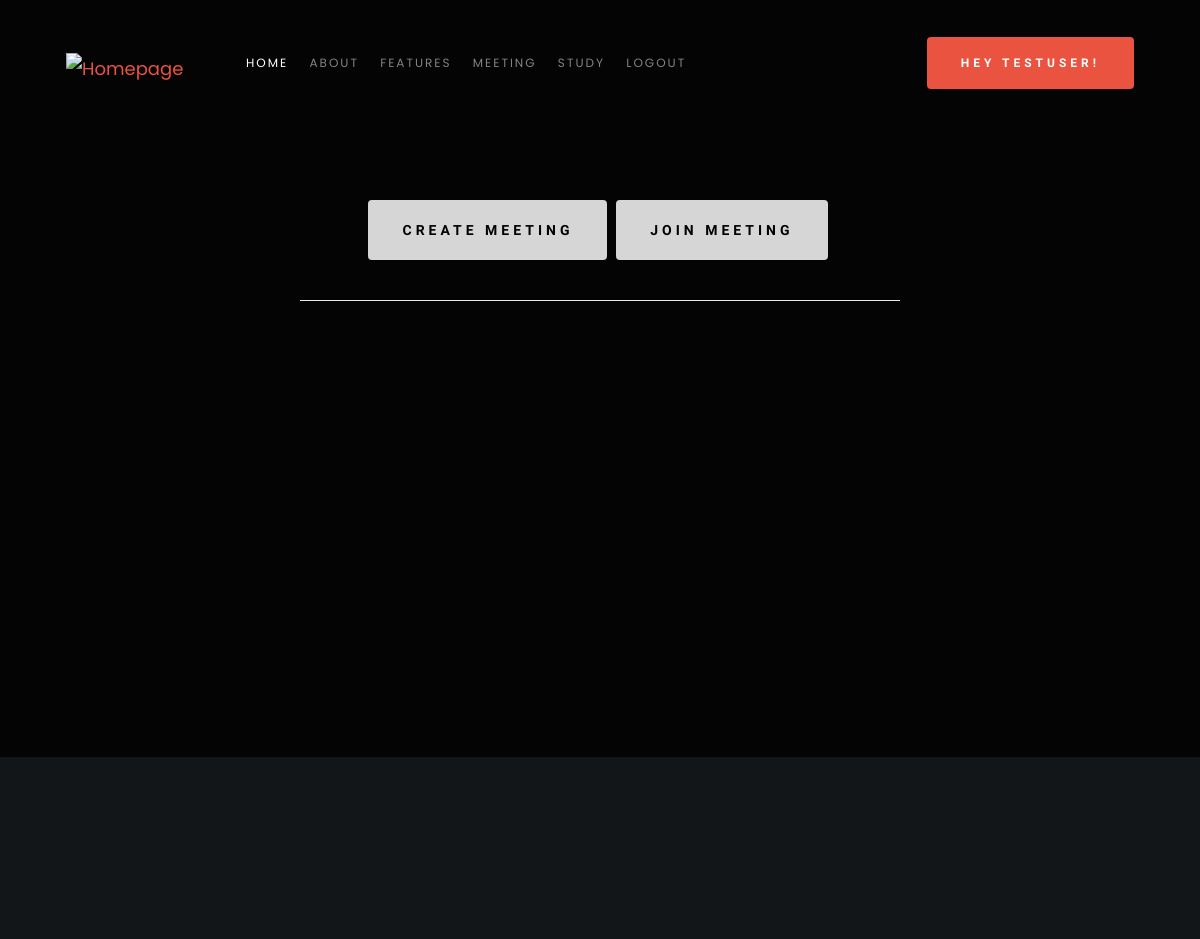
The page /meeting/ (signed in, upper part) on the database as committed earlier.
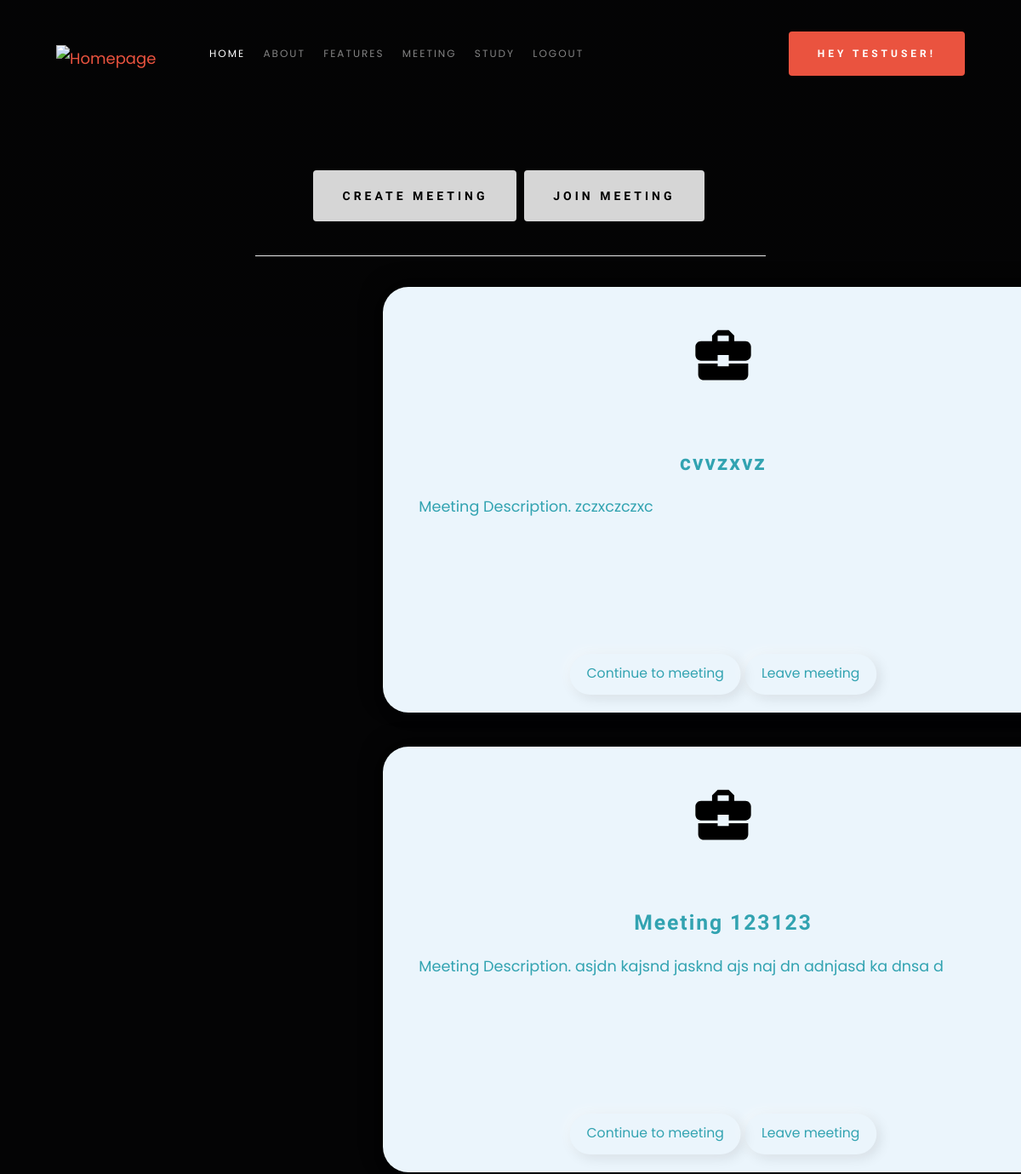
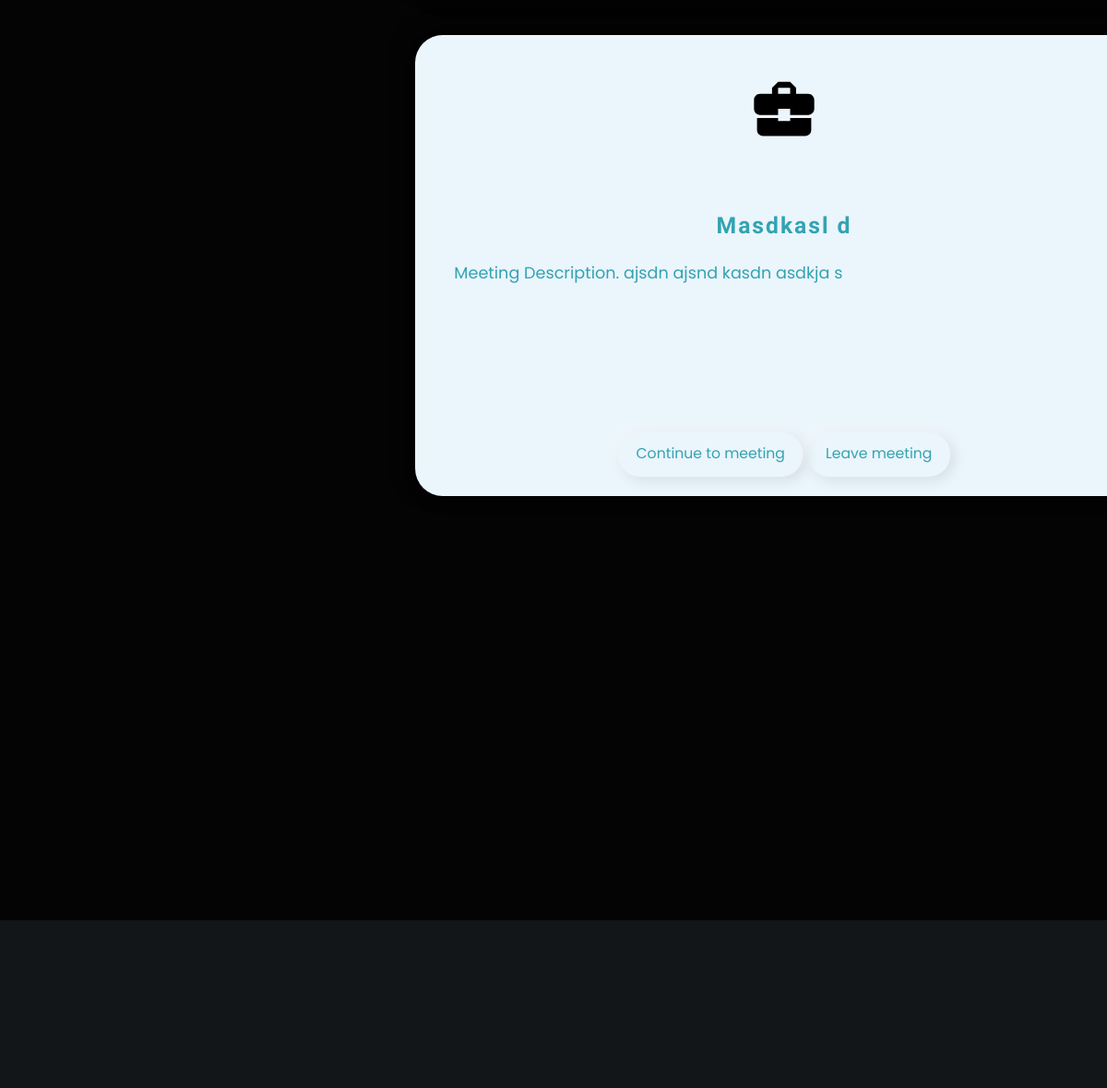
The same page on the database as committed later (2 pictures, top to bottom).
### meetingmode/models.py (models this page shows, shortened)
class Meeting(models.Model):
    meeting_name = models.CharField(max_length=250)
    meeting_code = models.CharField(max_length=10)
    slug = models.SlugField(allow_unicode=True, unique=True)
    members = models.ManyToManyField(User, through="MeetingMember")
    description = models.TextField()
    created_at = models.DateTimeField(auto_now_add=True)

### meetingmode/views.py (the view)
# urls.py: path('', ListMeetings.as_view(), name='all'),
class ListMeetings(ListView):
    model = Meeting

### meetingmode/templates/meetingmode/meeting_list.html (shortened to what this page needs)
{% extends "base.html" %}
{% load static %}
{% block content %}
    <section id="home" class="s-home target-section" data-parallax="scroll" data-image-src="{% static 'images/hero-bg.jpg' %}" data-natural-width=3000 data-natural-height=2000 data-position-y=center>
        <div class="shadow-overlay"></div>
        <div class="home-content">
            <div class="row home-content__main">
            {% if user.is_authenticated %}
            <div class="home-content__left">
                <a href="{% url 'meeting:create' %}" class="btn btn-outline-light btn-lg">
                      Create Meeting
                </a>
                <a href="{% url 'meeting:create' %}" class="btn btn-outline-light btn-lg">
                      Join Meeting
                </a>
            </div>
            <hr>
            {% for meeting in object_list %}
                {% if user in meeting.members.all %}
                <div class="flexcontainer">
                <div class="container">
                    <div class="card">
                        <div class="imgBx">
                            <img src="{% static 'css/Business.svg' %}">
                        </div>
                        <div class="contentBx">
                            <h2>{{meeting.meeting_name}}</h2>
                            <p>Meeting Description.<br>
                            {{meeting.description}}
                            </p>
                            <a href="{% url 'meeting:room' slug=meeting.slug %}"><span>Continue to meeting</span></a>
                            <a href="{% url 'meeting:leave' slug=meeting.slug %}"><span>Leave meeting</span></a>
                        </div>
                    </div>
                </div>
                </div>
                {% endif %}
            {% empty %}
                <h2>No Meetings to show.</h2>
            {% endfor %}
            </div>
        </div>
        {% else %}
            <h1>Please Login or Signup!</h1>
        {% endif %}
    </section>
{% endblock content %}

### templates/base.html (shortened to what this page needs)
<!DOCTYPE html>
{% load static %}
<html class="no-js" lang="en">
<head>
    <link rel="stylesheet" href="{% static 'css/base.css' %}">
    <link rel="stylesheet" href="{% static 'css/vendor.css' %}">
    <link rel="stylesheet" href="{% static 'css/main.css' %}">
    <link rel="stylesheet" href="{% static 'css/form.css' %}">
    <link rel="stylesheet" type="text/css" href="{% static 'css/style.css' %}">
</head>
<body id="top">
    <header class="s-header">
        <div class="row">
            <div class="header-logo">
                <a class="site-logo" href="index.html">
                    <img src="{% static 'images/logo.svg' %}" alt="Homepage">
                </a>
            </div>
            <nav class="header-nav-wrap">
                <ul class="header-main-nav">
                    <li class="current"><a class="" href="{% url 'home' %}" title="Home">Home</a></li>
                    <li><a class="smoothscroll" href="#about" title="About Us">About</a></li>
                    <li><a class="smoothscroll" href="#features" title="Features">Features</a></li>
                    <li><a class="smoothscroll" href="{% url 'meeting:all' %}" title="Meeting">Meeting</a></li>
                    {% if user.is_authenticated %}
                        <li><a href="{% url 'study:dashboard' username=user.username %}" title="Get Started">Study</a></li>
                        <li><a href="{% url 'accounts:logout' %}" title="Logout">Logout</a></li>
                    {% else %}
                        <li><a href="{% url 'accounts:login' %}" title="Login">Login</a></li>
                        <li><a href="{% url 'accounts:signup' %}" title="Signup">Signup</a></li>
                    {% endif %}
                </ul>
                {% if user.is_authenticated %}
                    <div class="header-cta">
                        <a href="#" class="btn btn--primary header-cta__btn">Hey {{user.username}}!</a>
                    </div>
                {% endif %}
            </nav>
        </div>
    </header>
    {% block content %}
    {% endblock content %}
    <footer class="s-footer footer">
    </footer>
</body>
</html>

### static/css/base.css (style rules this page uses)
html { font-family: sans-serif; line-height: 1.15; -ms-text-size-adjust: 100%; -webkit-text-size-adjust: 100%; }
body { margin: 0; }
article, aside, footer, header, nav, section { display: block; }
hr { box-sizing: content-box; height: 0; overflow: visible; }
a { background-color: transparent; -webkit-text-decoration-skip: objects; }
img { border-style: none; }
html { font-size: 62.5%; box-sizing: border-box; }
*, *::before, *::after { box-sizing: inherit; }
body { font-weight: normal; line-height: 1; word-wrap: break-word; text-rendering: optimizeLegibility; -webkit-overflow-scrolling: touch; -webkit-text-size-adjust: none; }
body, input, button { -moz-osx-font-smoothing: grayscale; -webkit-font-smoothing: antialiased; }
img, video { max-width: 100%; height: auto; }
div, dl, dt, dd, ul, ol, li, h1, h2, h3, h4, h5, h6, pre, form, p, blockquote, th, td { margin: 0; padding: 0; }
h1, h2, h3, h4, h5, h6 { -webkit-font-smoothing: auto; -webkit-font-smoothing: antialiased; -webkit-font-variant-ligatures: common-ligatures; -moz-font-variant-ligatures: common-ligatures; font-variant-ligatures: common-ligatures; text-rendering: optimizeLegibility; }
ol, ul { list-style: none; }
li { display: block; }
a { text-decoration: none; line-height: inherit; }
a img { border: none; }
.row { width: 89%; max-width: 1200px; margin: 0 auto; }
.row:after { content: ""; display: table; clear: both; }

### static/css/form.css (style rules this page uses)
p { color: white; }
::placeholder { color: darkgray; }

### static/css/style.css (style rules this page uses)
* { margin: 0; padding: 0; box-sizing: border-box; font-family: 'Poppins', sans-serif; }
.container { position: relative; display: flex; min-height: min-content; justify-content: space-around; align-items: flex-start; flex-wrap: wrap; width: 1100px; }
.container .card { width: 800px; height: 500px; margin: 20px; padding: 40px 30px; background: #ebf5fc; border-radius: 30px; box-shadow: -6px -6px 20px rgba(0,0,0,0.5), 6px 6px 20px rgba(0,0,0,0.1); }
.container .card .imgBx { position: relative; text-align: center; }
.container .card .imgBx img { width: 80px; }
.container .card .contentBx { position: relative; margin-top: 20px; text-align: center; }
.container .card .contentBx h2 { position: relative; top: 8%; color: #32a3b1; font-weight: 700; font-size: 1.4em; letter-spacing: 2px; }
.container .card .contentBx p { padding: 5px; text-align: left; color: #32a3b1; height: 150px; overflow-y: scroll; }
.container .card .contentBx a { display: inline-block; padding: 10px 20px; margin-top: 15px; border-radius: 40px; color: #32a3b1; font-size: 16px; text-decoration: none; box-shadow: -4px -4px 15px rgba(255,255,255,0.4), 4px 4px 15px rgba(0,0,0,0.1); }
.container .card .imgBx, .container .card .contentBx { transform: scale(0.98); }

Rows that differ between the two databases and show on the page:
added Meeting: meeting_name "cvvzxvz", description "zczxczczxc"
added Meeting: meeting_name "Meeting 123123", description "asjdn kajsnd jasknd ajs naj dn adnjasd ka dnsa d"
added Meeting: meeting_name "Masdkasl d", description "ajsdn ajsnd kasdn asdkja s"
